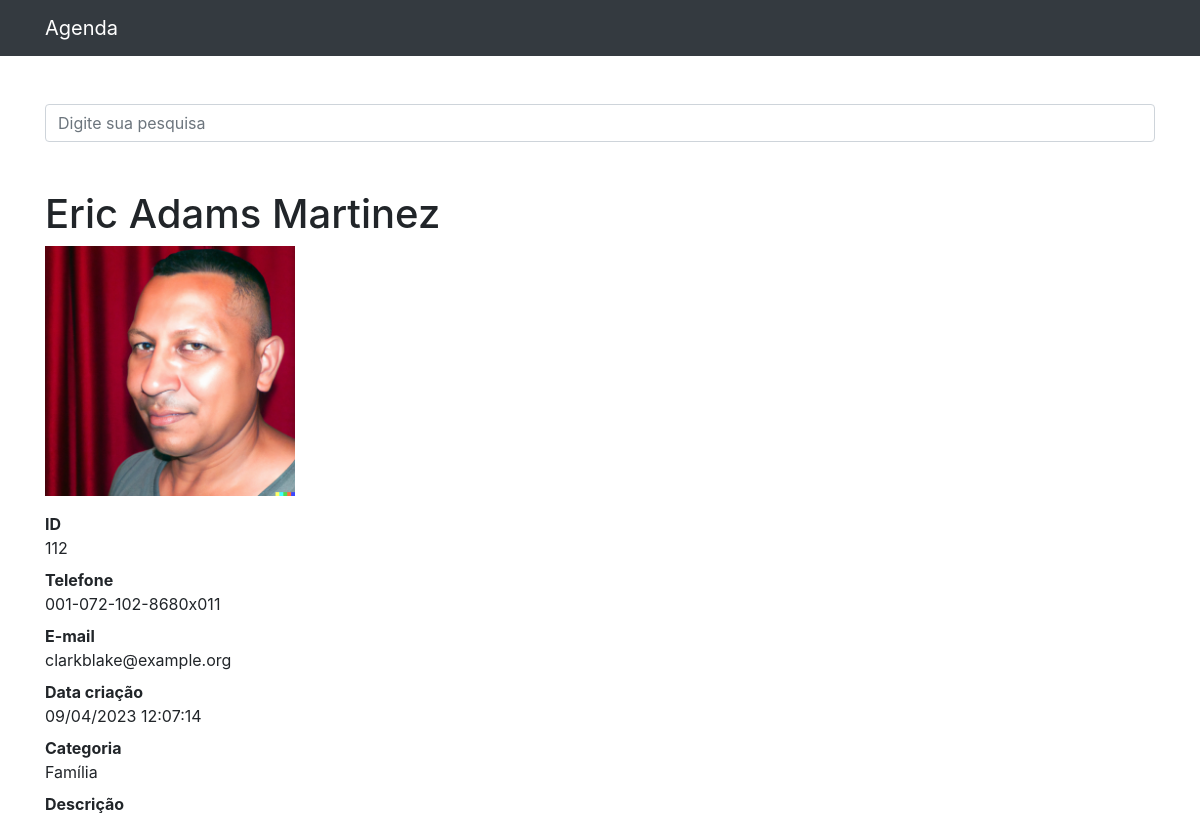
Page /112 on the committed database.
### contatos/models.py (models this page shows, shortened)
class Contato(models.Model):
    nome = models.CharField(max_length=255)
    sobrenome = models.CharField(max_length=255, blank=True)
    telefone = models.CharField(max_length=255)
    email = models.CharField(max_length=255, blank=True)
    data_criacao = models.DateTimeField(default=timezone.now)
    descricao = models.TextField(blank=True)
    categoria = models.ForeignKey(Categoria, on_delete=models.DO_NOTHING)
    mostrar = models.BooleanField(default=True)
    foto = models.ImageField(blank=True, upload_to='fotos/%Y/%m/')

class Categoria(models.Model):
    nome = models.CharField(max_length=255)
    def __str__(self):
        return self.nome

### contatos/views.py (the view)
# urls.py: path('<int:contato_id>', views.ver_contato, name='ver_contato'),
def ver_contato(request, contato_id):
    contato = get_object_or_404(Contato, id=contato_id)
    if not contato.mostrar:
        raise Http404()
    return render(request, 'contatos/ver_contato.html', {
        'contato': contato
    })

### contatos/templates/contatos/ver_contato.html (shortened to what this page needs)
{% extends 'base.html' %}
{%block 'conteudo' %}
  <h1 class="mt-5">{{ contato.nome }} {{ contato.sobrenome }}</h1>
  {% if contato.foto %}
    <p>
      <img src="{{ contato.foto.url }}" style="max-width: 250px; height: auto;">
    </p>
  {% endif %}
  <dl>
    <dt>ID</dt>
    <dd>{{ contato.id }}</dd>
    <dt>Telefone</dt>
    <dd>{{ contato.telefone }}</dd>
    <dt>E-mail</dt>
    <dd>{{ contato.email }}</dd>
    <dt>Data criação</dt>
    <dd>{{ contato.data_criacao|date:'d/m/Y H:i:s' }}</dd>
    <dt>Categoria</dt>
    <dd>{{ contato.categoria }}</dd>
    <dt>Descrição</dt>
  </dl>
{%endblock%}

### rows in the picture
Contato: nome "Eric Adams", sobrenome "Martinez", foto (picture), id "112", telefone "001-072-102-8680x011", email "clarkblake@example.org", data_criacao "09/04/2023 12:07:14", categoria "Família"
